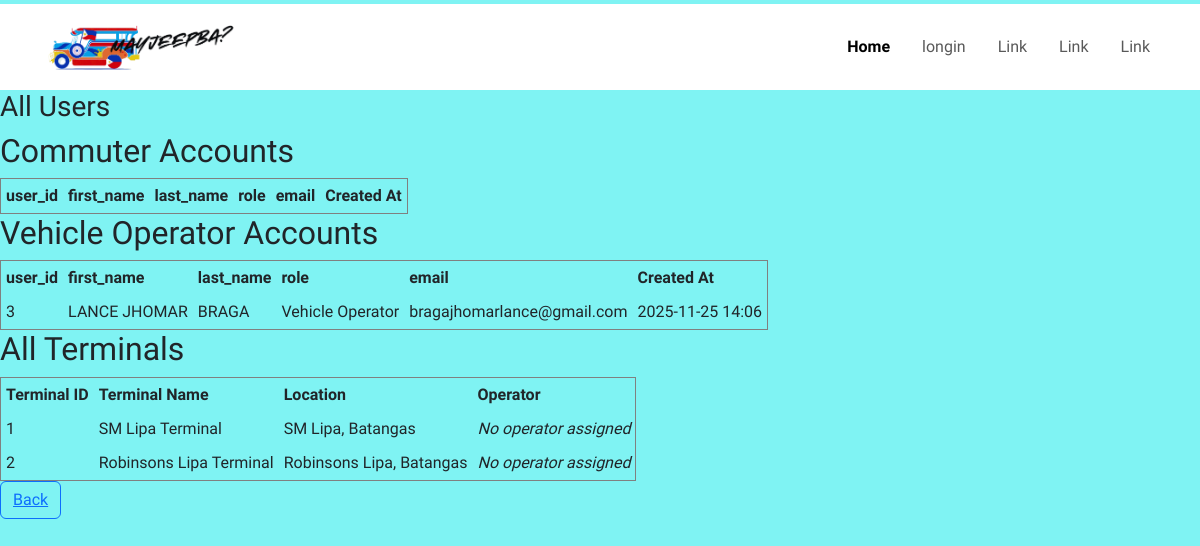
/view, run on the app's committed database.
### models.py (models this page shows, shortened)
class User(db.Model):
    __tablename__ = "users"
    user_id = db.Column(db.Integer, primary_key=True, autoincrement=True)
    first_name = db.Column(db.String(50), nullable=False)
    last_name = db.Column(db.String(100), nullable=False)
    email = db.Column(db.String(100), unique=True, nullable=False)
    password_hash = db.Column(db.String(255), nullable=False)
    role = db.Column(
        db.Enum('player', 'operator', 'viewer', 'admin', name='user_roles'),
        nullable=False,
        default='player'
    )
    level = db.Column(db.Integer, nullable=False, default=1)
    xp_points = db.Column(db.Integer, nullable=False, default=0)
    date_created = db.Column(
        db.DateTime,
        nullable=False,
        default=datetime.utcnow
    )
    favorite_pk = db.relationship(
        "Userfavorite",
        foreign_keys='Userfavorite.user_id',
        back_populates='favorite_fk'
    )
    notification_pk = db.relationship(
        "Notification",
        foreign_keys='Notification.user_id',
        back_populates='notification_fk'
    )
    audit_user_pk = db.relationship(
        "Auditlog",
        foreign_keys='Auditlog.user_id',
        back_populates='audit_user_fk'
    )

class Terminal(db.Model):
    __tablename__ = "terminals"
    terminal_id = db.Column(db.Integer, primary_key=True, autoincrement=True)
    terminal_name = db.Column(db.String(100), nullable=False)
    location = db.Column(db.String(150), nullable=False)
    status = db.Column (
        db.Enum('active', 'inactive', name='terminal_status'),
        nullable=False,
        default='active'
    )
    origin_route = db.relationship(
        "Route",
        foreign_keys = 'Route.start_terminal_id',
        back_populates = "start_terminal"
    )
    destination_route = db.relationship(
        "Route",
        foreign_keys = 'Route.end_terminal_id',
        back_populates = "end_terminal"
    )
    origin_trip_pk = db.relationship(
        "Trip",
        foreign_keys = 'Trip.origin_terminal_id',
        back_populates = "origin_fk"
    )
    destination_trip_pk = db.relationship(
        "Trip",
        foreign_keys= 'Trip.destination_terminal_id',
        back_populates = "destination_fk"
    )
    terminal_jeep_pk = db.relationship(
        "TerminalJeepneys",
        foreign_keys='TerminalJeepneys.terminal_id',
        back_populates='terminal_jeep_fk'
    )
    favorite_terminal_pk = db.relationship(
        "Userfavorite",
        foreign_keys='Userfavorite.terminal_id',
        back_populates='favorite_terminal_fk'
    )

### app.py (the view)
@app.route('/view')
def view():
    users = User.query.all()
    terminals = Terminal.query.all()
    return render_template("view_database.html", users=users, terminals=terminals)

### templates/view_database.html (shortened to what this page needs)
{% extends "base.html" %}
{% block content %}
<h3>All Users</h3>
<h2>Commuter Accounts</h2>
<table border="1" cellpadding="5">
  <tr>
    <th>user_id</th>
    <th>first_name</th>
    <th>last_name</th>
    <th>role</th>
    <th>email</th>
    <th>Created At</th>
  </tr>
</table>
<h2>Vehicle Operator Accounts</h2>
<table border="1" cellpadding="5">
  <tr>
    <th>user_id</th>
    <th>first_name</th>
    <th>last_name</th>
    <th>role</th>
    <th>email</th>
    <th>Created At</th>
  </tr>
  {% for user in users %}
    {% if user.role == "operator" %}
    <tr>
      <td>{{ user.user_id }}</td>
      <td>{{ user.first_name }}</td>
      <td>{{ user.last_name }}</td>
      <td>Vehicle Operator</td>
      <td>{{ user.email }}</td>
      <td>{{ user.date_created.strftime('%Y-%m-%d %H:%M') }}</td>
    </tr>
    {% endif %}
  {% endfor %}
</table>
<h2>All Terminals</h2>
<table border="1" cellpadding="5">
  <tr>
    <th>Terminal ID</th>
    <th>Terminal Name</th>
    <th>Location</th>
    <th>Operator</th>
  </tr>
  {% for terminal in terminals %}
  <tr>
    <td>{{ terminal.terminal_id }}</td>
    <td>{{ terminal.terminal_name }}</td>
    <td>{{ terminal.location }}</td>
    <td>
      {% if terminal.operator %}
        {{ terminal.operator.first_name }} {{ terminal.operator.last_name }}
      {% else %}
        <i>No operator assigned</i>
      {% endif %}
    </td>
  </tr>
  {% endfor %}
</table>
<button type="button" class="btn btn-outline-primary">
    <a href="{{ url_for('admin') }}">Back</a>
</button>
{% endblock %}

### templates/base.html (shortened to what this page needs)
<!doctype html>
<html lang="en">
    <head>
        <link
            href="https://cdn.jsdelivr.net/npm/bootstrap@5.3.2/dist/css/bootstrap.min.css"
            rel="stylesheet"
        />
        <link rel="stylesheet" href="{{ url_for('static', filename='style.css') }}">
    </head>
    <body>
        <header>
        <nav class="navbar navbar-expand-lg my-navbar">
            <div class="container">
            <a class="navbar-brand d-flex align-items-center" href="#">
                <picture class="brand-picture">
                <source srcset="{{ url_for('static', filename='images/jeep_icon.png') }}" type="image/png" />
                <img
                    src="{{ url_for('static', filename='images/jeep_icon.png') }}"
                    alt="MyJeepBa Logo"
                    class="brand-logo"
                />
                </picture>
            </a>
            <div class="collapse navbar-collapse" id="navbarSupportedContent">
                <ul class="navbar-nav ms-auto mb-2 mb-lg-0">
                <li class="nav-item">
                    <a class="nav-link active" aria-current="page" href="{{ url_for('index')}}">Home</a>
                </li>
                <li class="nav-item"><a class="nav-link" href="{{ url_for('login') }}">longin</a></li>
                <li class="nav-item"><a class="nav-link" href="#">Link</a></li>
                <li class="nav-item"><a class="nav-link" href="#">Link</a></li>
                <li class="nav-item"><a class="nav-link" href="#">Link</a></li>
                </ul>
            </div>
            </div>
        </nav>
        </header>
        <main>
            {% block content %}
            {% endblock %}
        </main>
    </body>
</html>

### static/style.css (style rules this page uses)
body { background-color: #7ff3f3; margin: 0; font-family: "Fira Sans", sans-serif; }
.my-navbar { background-color: #ffffff; border-top: 4px solid #7ff3f3; padding-top: 8px; padding-bottom: 8px; }
.brand-logo { height: 60px; width: auto; display: block; }
.navbar-nav .nav-link { margin-left: 16px; font-weight: 500; }
.navbar-nav .nav-link.active { font-weight: 700; }

### data on the page
User: user_id "3", first_name "LANCE JHOMAR", last_name "BRAGA", email "bragajhomarlance@gmail.com", date_created "2025-11-25 14:06"
Terminal: terminal_id "1", terminal_name "SM Lipa Terminal", location "SM Lipa, Batangas"
Terminal: terminal_id "2", terminal_name "Robinsons Lipa Terminal", location "Robinsons Lipa, Batangas"
